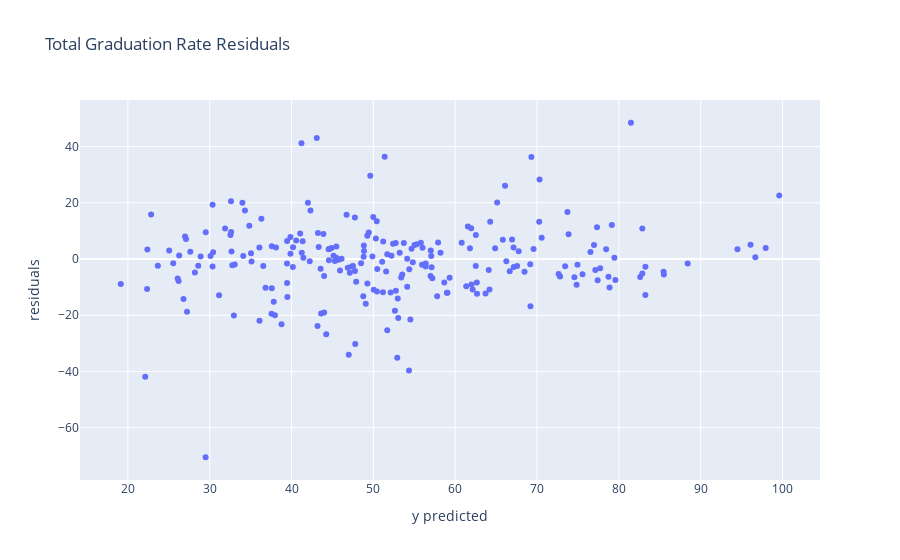

This figure's notebook cell:
### Code cell
fig = px.scatter(new_residual_df, x='y predicted', y='residuals', title='Total Graduation Rate Residuals')

fig.show()

### Figure 1 — Plotly figure (JSON) as saved in the notebook; plotly's stock layout.template omitted (floating-point values rounded to 4 significant figures; data arrays with more than 128 entries replaced by an {"elided": "..."} marker saying what was removed)
{"data": [{"hovertemplate": "y predicted=%{x}<br>residuals=%{y}<extra></extra>", "legendgroup": "", "marker": {"color": "#636efa", "symbol": "circle"}, "mode": "markers", "name": "", "orientation": "v", "showlegend": false, "type": "scatter", "x": {"elided": "232 float values"}, "xaxis": "x", "y": {"elided": "232 float values"}, "yaxis": "y"}], "layout": {"legend": {"tracegroupgap": 0}, "title": {"text": "Total Graduation Rate Residuals"}, "xaxis": {"anchor": "y", "domain": [0, 1], "title": {"text": "y predicted"}}, "yaxis": {"anchor": "x", "domain": [0, 1], "title": {"text": "residuals"}}}}
